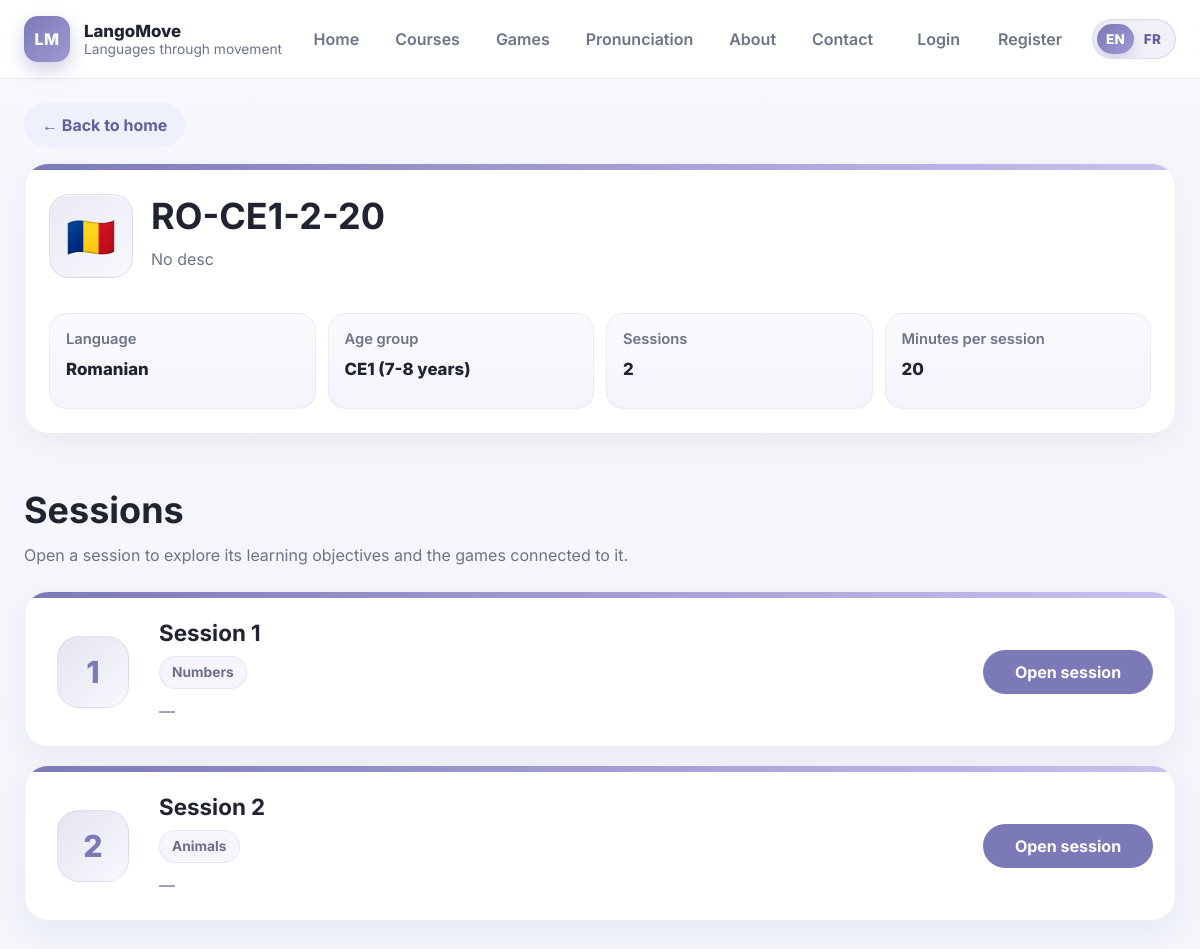
The page /courses/ro-ce1-2-20/ on the database its author committed.
### apps/curriculum/models.py (models this page shows, shortened)
class TimeStampedModel(models.Model):
    created_at = models.DateTimeField(auto_now_add=True)
    updated_at = models.DateTimeField(auto_now=True)
    class Meta:
        abstract = True

class Language(TimeStampedModel):
    name = models.CharField(max_length=120, unique=True)
    code = models.CharField(max_length=10, unique=True)
    slug = models.SlugField(max_length=140, unique=True)
    flag = models.CharField(max_length=10, blank=True, default="🌍")
    created_at = models.DateTimeField(auto_now_add=True)
    updated_at = models.DateTimeField(auto_now=True)
    class Meta:
        ordering = ["name"]

class Course(TimeStampedModel):
    title = models.CharField(max_length=255)
    language = models.ForeignKey(
        Language,
        on_delete=models.PROTECT,
        related_name="courses",
    )
    age_group = models.ForeignKey(
        AgeGroup,
        on_delete=models.PROTECT,
        related_name="courses",
        null=True,
        blank=True,
    )
    sessions_count = models.PositiveIntegerField(default=0)
    minutes_per_session = models.PositiveIntegerField(default=0)
    description = models.TextField(blank=True)
    card_image = models.URLField(blank=True, max_length=1000)
    slug = models.SlugField(max_length=255, unique=True)
    display_order = models.PositiveIntegerField(default=9999)
    status = models.CharField(
        max_length=20,
        choices=CourseStatus.choices,
        default=CourseStatus.DRAFT,
        db_index=True,
    )
    created_by = models.ForeignKey(
        settings.AUTH_USER_MODEL,
        on_delete=models.SET_NULL,
        null=True,
        blank=True,
        related_name="courses_created",
    )
    approved_by = models.ForeignKey(
        settings.AUTH_USER_MODEL,
        on_delete=models.SET_NULL,
        null=True,
        blank=True,
        related_name="courses_approved",
    )
    approved_at = models.DateTimeField(null=True, blank=True)
    moderation_notes = models.TextField(blank=True)
    class Meta:
        ordering = ["display_order", "title"]

class AgeGroup(TimeStampedModel):
    name = models.CharField(max_length=100, unique=True)
    education_stage = models.CharField(max_length=100, blank=True)
    label = models.CharField(max_length=150, blank=True)
    min_age = models.PositiveIntegerField(null=True, blank=True)
    max_age = models.PositiveIntegerField(null=True, blank=True)
    display_order = models.PositiveIntegerField(default=9999)
    class Meta:
        ordering = ["display_order", "name"]

class CourseTopic(TimeStampedModel):
    course = models.ForeignKey(
        Course,
        on_delete=models.CASCADE,
        related_name="course_topics",
    )
    topic = models.ForeignKey(
        Topic,
        on_delete=models.PROTECT,
        related_name="course_topics",
        null=True,
        blank=True,
    )
    title = models.CharField(max_length=255)
    sequence_number = models.PositiveIntegerField(default=0)
    slug = models.SlugField(max_length=255, unique=True)
    icon = models.CharField(max_length=100, blank=True)
    grammar_objectives = models.TextField(blank=True)
    lexical_objectives = models.TextField(blank=True)
    action_objectives = models.TextField(blank=True)
    status = models.CharField(max_length=50, blank=True, default="published")
    class Meta:
        ordering = ["course", "sequence_number", "title"]
        constraints = [
            models.UniqueConstraint(
                fields=["course", "sequence_number"],
                name="unique_course_topic_sequence_per_course",
            ),
        ]

class Topic(TimeStampedModel):
    name = models.CharField(max_length=200, unique=True)
    name_fr = models.CharField(max_length=200, blank=True)
    slug = models.SlugField(max_length=200, unique=True)
    description = models.TextField(blank=True)
    icon = models.CharField(max_length=100, blank=True)
    display_order = models.PositiveIntegerField(default=9999)
    status = models.CharField(max_length=50, blank=True, default="published")
    class Meta:
        ordering = ["display_order", "name"]

### apps/website/views/courses.py (the view)
# urls.py: path("courses/<slug:slug>/", course_detail_view, name="course-detail"),
def course_detail_view(request, slug):
    service = CurriculumQueryService()
    course = service.get_course_by_slug(slug)
    if not course:
        raise Http404("Course not found.")
    course_topics = service.get_course_topics_for_course(course)
    sessions = []
    for topic in course_topics:
        sessions.append({
            "id": topic.id,
            "session_id": topic.id,
            "session_number": topic.sequence_number,
            "title": topic.title,
            "full_title": topic.title,
            "slug": topic.slug,
            "topic_name": topic.topic.name if topic.topic else "",
            "grammar_objectives": topic.grammar_objectives,
            "action_objectives": topic.action_objectives,
            "lexical_objectives": topic.lexical_objectives,
            "teacher_notes": "",
        })
    course_payload = {
        "id": course.id,
        "title": course.title,
        "slug": course.slug,
        "description": course.description,
        "sessions_count": course.course_topics.count(),
        "minutes_per_session": course.minutes_per_session,
        "language_name": course.language.name if course.language else "",
        "language_flag": course.language.flag if course.language else "",
        "age_group_name": (course.age_group.label or course.age_group.name) if course.age_group else "",
        "display_order": course.display_order,
    }
    return render(
        request,
        "website/course_detail.html",
        {
            "course": course_payload,
            "sessions": sessions,
        },
    )

### apps/curriculum/query_services.py (called while the page is built)
    def get_course_by_slug(self, slug: str):
        return (
            Course.objects
            .select_related("language", "age_group")
            .filter(status=CourseStatus.PUBLISHED, slug=slug)
            .first()
        )

    def get_course_topics_for_course(self, course):
        return (
            CourseTopic.objects
            .select_related("topic", "course")
            .filter(course=course, status="published")
            .order_by("sequence_number", "title")
        )

### templates/website/course_detail.html (shortened to what this page needs)
{% extends "base.html" %}
{% load i18n %}
{% block content %}
<section class="page-section">
    <div class="container">
        <div class="page-top-actions">
            <a class="button button-secondary" href="{% url 'home' %}">← {% trans "Back to home" %}</a>
        </div>
        <section class="course-detail-hero-card">
            <div class="course-detail-hero-topline"></div>
            <div class="course-detail-hero-body">
                <div class="course-detail-hero-header">
                    <div class="course-detail-hero-flag">
                        {{ course.language_flag|default:"🌍" }}
                    </div>
                    <div class="course-detail-hero-main">
                        <div class="section-header course-detail-hero-text">
                            <h1>{{ course.display_title|default:course.title }}</h1>
                            <p>{{ course.description }}</p>
                        </div>
                    </div>
                </div>
                <div class="course-detail-stats">
                    <div class="course-detail-stat-box">
                        <span class="course-detail-stat-label">{% trans "Language" %}</span>
                        <strong class="course-detail-stat-value">{{ course.language_name }}</strong>
                    </div>
                    <div class="course-detail-stat-box">
                        <span class="course-detail-stat-label">{% trans "Age group" %}</span>
                        <strong class="course-detail-stat-value">{{ course.age_group_name }}</strong>
                    </div>
                    <div class="course-detail-stat-box">
                        <span class="course-detail-stat-label">{% trans "Sessions" %}</span>
                        <strong class="course-detail-stat-value">{{ course.sessions_count }}</strong>
                    </div>
                    <div class="course-detail-stat-box">
                        <span class="course-detail-stat-label">{% trans "Minutes per session" %}</span>
                        <strong class="course-detail-stat-value">{{ course.minutes_per_session }}</strong>
                    </div>
                </div>
            </div>
        </section>
        <section class="page-section" style="padding-bottom: 0;">
            <div class="section-header">
                <h2>{% trans "Sessions" %}</h2>
                <p>{% trans "Open a session to explore its learning objectives and the games connected to it." %}</p>
            </div>
            <div class="course-sessions-list">
                {% for session in sessions %}
                    <article class="card course-session-card">
                        <div class="course-session-card-topline"></div>
                        <div class="course-session-card-body">
                            <div class="course-session-card-left">
                                <div class="course-session-number-badge">
                                    {{ session.session_number }}
                                </div>
                            </div>
                            <div class="course-session-card-middle">
                                <h3 class="course-session-title">{{ session.full_title }}</h3>
                                <div class="course-session-tags">
                                    {% if session.topic_name %}
                                        <span class="course-pill course-pill-soft">{{ session.topic_name }}</span>
                                    {% endif %}
                                </div>
                                {% if session.action_objectives %}
                                    <p class="course-session-description">{{ session.action_objectives }}</p>
                                {% elif session.lexical_objectives %}
                                    <p class="course-session-description">{{ session.lexical_objectives }}</p>
                                {% else %}
                                    <p class="course-session-description">—</p>
                                {% endif %}
                            </div>
                            <div class="course-session-card-right">
                                <a class="button course-session-open-button" href="{% url 'session-detail' session.slug %}">
                                    {% trans "Open session" %}
                                </a>
                            </div>
                        </div>
                    </article>
                {% endfor %}
            </div>
        </section>
    </div>
</section>
{% endblock %}

### static/css/base.css (style rules this page uses)
:root { --bg: #f5f6fb; --surface: #ffffff; --surface-soft: #f0f2fa; --border: #e2e6f0; --text: #202330; --muted: #6d7487; --primary: #7c79b8; --primary-dark: #625fa0; --accent: #eef0fb; --success: #2f7d57; --shadow: 0 12px 30px rgba(34, 42, 70, 0.08); --radius-lg: 22px; --radius-md: 16px; --radius-sm: 12px; --container: 1180px; }
* { box-sizing: border-box; }
html { scroll-behavior: smooth; }
body { margin: 0; font-family: "Inter", sans-serif; color: var(--text); background: linear-gradient(180deg, #f7f8fc 0%, #f3f5fb 100%); }
a { color: inherit; text-decoration: none; }
.container { width: min(var(--container), calc(100% - 48px)); margin: 0 auto; }

### static/css/layout.css (style rules this page uses)
.page-section { padding: 24px 0; }
.section-header { margin-bottom: 22px; }
.section-header h2, .section-header h1 { margin: 0 0 10px; font-size: clamp(1.8rem, 3vw, 2.5rem); }
.section-header p { margin: 0; color: var(--muted); line-height: 1.7; max-width: 780px; }
.page-top-actions { display: flex; align-items: center; gap: 12px; margin-bottom: 16px; flex-wrap: wrap; }

### static/css/buttons.css (style rules this page uses)
.button { display: inline-flex; align-items: center; justify-content: center; gap: 8px; padding: 12px 18px; border-radius: 999px; background: var(--primary); color: white; font-weight: 700; border: none; cursor: pointer; transition: 0.2s ease; }
.button-secondary { background: var(--accent); color: var(--primary-dark); }

### static/css/cards.css (style rules this page uses)
.card { background: var(--surface); border: 1px solid var(--border); border-radius: var(--radius-lg); box-shadow: var(--shadow); }

### rows shown on the page
Language: language_flag "🇷🇴", language_name "Romanian"
Course: display_title "RO-CE1-2-20", description "No desc"
AgeGroup: age_group_name "CE1 (7-8 years)"
CourseTopic: full_title "Session 1"
Topic: topic_name "Numbers"
CourseTopic: full_title "Session 2"
Topic: topic_name "Animals"

### other values the page prints
{{ course.sessions_count }} "2"
{{ course.minutes_per_session }} "20"
{{ session.session_number }} "1" "2"
